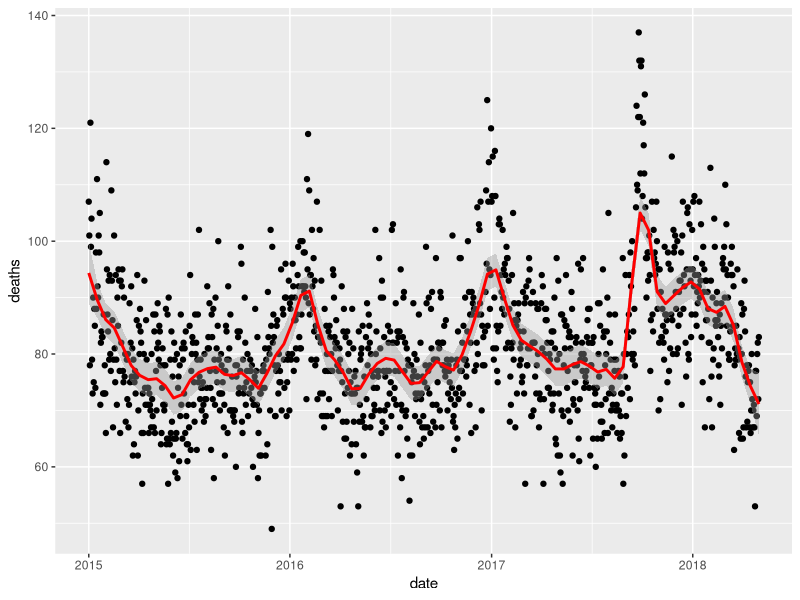

Recreate this plot in R. (Note: this script raises an error after producing the figure.)
## Comprehension check 3.2

library(tidyverse)
library(lubridate)
library(purrr)
library(pdftools)

fn <- system.file("extdata", "RD-Mortality-Report_2015-18-180531.pdf", package="dslabs")
dat <- map_df(str_split(pdf_text(fn), "\n"), function(s){
  s <- str_trim(s)
  header_index <- str_which(s, "2015")[1]
  tmp <- str_split(s[header_index], "\\s+", simplify = TRUE)
  month <- tmp[1]
  header <- tmp[-1]
  tail_index  <- str_which(s, "Total")
  n <- str_count(s, "\\d+")
  out <- c(1:header_index, which(n==1), which(n>=28), tail_index:length(s))
  s[-out] %>%
    str_remove_all("[^\\d\\s]") %>%
    str_trim() %>%
    str_split_fixed("\\s+", n = 6) %>%
    .[,1:5] %>%
    as_tibble() %>% 
    setNames(c("day", header)) %>%
    mutate(month = month,
           day = as.numeric(day)) %>%
    gather(year, deaths, -c(day, month)) %>%
    mutate(deaths = as.numeric(deaths))
}) %>%
  mutate(month = recode(month, "JAN" = 1, "FEB" = 2, "MAR" = 3, "APR" = 4, "MAY" = 5, "JUN" = 6, 
                        "JUL" = 7, "AGO" = 8, "SEP" = 9, "OCT" = 10, "NOV" = 11, "DEC" = 12)) %>%
  mutate(date = make_date(year, month, day)) %>%
  dplyr::filter(date <= "2018-05-01")



## Q1 use the loess function to obtain a smooth estimate of the expected number of deaths
##    as a function of date


span = 60 / diff(range(as.numeric(dat$date)))



dat %>% ggplot(aes(date, deaths)) +
  geom_point() +
  geom_smooth(color="red",span = span, method = "loess", method.args = list(degree=1))


## Q2 
fit <- with(dat, 
            ksmooth(date, deaths, kernel = "box", bandwidth = span))

dat %>% 
  mutate(smooth = predict(fit, as.numeric(date)), day = yday(date), year = as.character(year(date))) %>%
  ggplot(aes(day, smooth, col = year)) +
  geom_line(lwd = 2)


#Q3 Fit a loess line with degree = 1 to the data above and predict the 2s and 7s in the mnist_27$test dataset with just the second covariate. 
#What is the accuracy of the prediction if we use only the second covariate as predictor?

library(broom)
library(caret)
library(dslabs)
library(tidyverse)

data(mnist_27)

mnist_27$train %>% glm(y ~ x_2, family = "binomial", data = .) %>% tidy()



new <- mnist_27$train %>% mutate(ifelse(y==7,1,0)) %>% rename("y1"="ifelse(y == 7, 1, 0)")

fit_L <- loess(as.numeric(y1) ~ as.numeric(x_2),degree=1, data=new)

p_hat <- predict(fit_L, mnist_27$test, type="Response") #%>% tidy()

y_hat <- factor(ifelse(p_hat>.5,7,2))

confusionMatrix(y_hat,mnist_27$test$y)$overall[["Accuracy"]]
